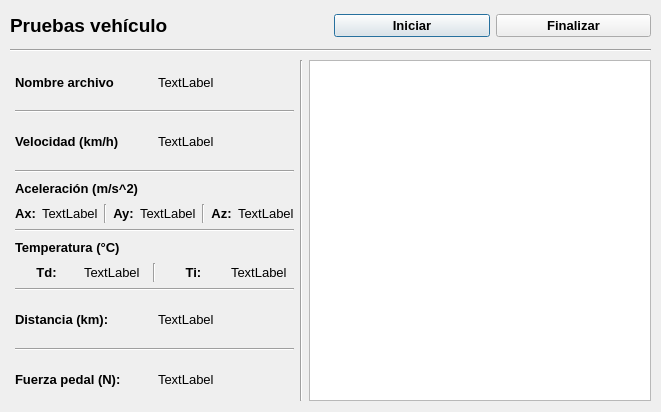
<?xml version="1.0" encoding="UTF-8"?>
<ui version="4.0">
 <class>PruebasPVE</class>
 <widget class="QDialog" name="PruebasPVE">
  <property name="geometry">
   <rect>
    <x>0</x>
    <y>0</y>
    <width>661</width>
    <height>412</height>
   </rect>
  </property>
  <property name="font">
   <font>
    <kerning>true</kerning>
   </font>
  </property>
  <property name="windowTitle">
   <string>Dialog</string>
  </property>
  <property name="sizeGripEnabled">
   <bool>false</bool>
  </property>
  <widget class="QWidget" name="horizontalLayoutWidget">
   <property name="geometry">
    <rect>
     <x>10</x>
     <y>60</y>
     <width>641</width>
     <height>341</height>
    </rect>
   </property>
   <layout class="QHBoxLayout" name="horizontalLayout">
    <item>
     <spacer name="horizontalSpacer">
      <property name="orientation">
       <enum>Qt::Horizontal</enum>
      </property>
      <property name="sizeType">
       <enum>QSizePolicy::Fixed</enum>
      </property>
      <property name="sizeHint" stdset="0">
       <size>
        <width>5</width>
        <height>20</height>
       </size>
      </property>
     </spacer>
    </item>
    <item>
     <layout class="QVBoxLayout" name="verticalLayout_2">
      <item>
       <layout class="QHBoxLayout" name="horizontalLayout_2">
        <item>
         <widget class="QLabel" name="label_2">
          <property name="font">
           <font>
            <pointsize>10</pointsize>
            <weight>75</weight>
            <bold>true</bold>
            <kerning>true</kerning>
           </font>
          </property>
          <property name="text">
           <string>Nombre archivo</string>
          </property>
         </widget>
        </item>
        <item>
         <widget class="QLabel" name="label">
          <property name="font">
           <font>
            <pointsize>10</pointsize>
            <kerning>true</kerning>
           </font>
          </property>
          <property name="text">
           <string>TextLabel</string>
          </property>
         </widget>
        </item>
       </layout>
      </item>
      <item>
       <widget class="Line" name="line_3">
        <property name="orientation">
         <enum>Qt::Horizontal</enum>
        </property>
       </widget>
      </item>
      <item>
       <layout class="QHBoxLayout" name="horizontalLayout_4">
        <item>
         <widget class="QLabel" name="label_3">
          <property name="font">
           <font>
            <pointsize>10</pointsize>
            <weight>75</weight>
            <bold>true</bold>
            <kerning>true</kerning>
           </font>
          </property>
          <property name="text">
           <string>Velocidad (km/h)</string>
          </property>
         </widget>
        </item>
        <item>
         <widget class="QLabel" name="label_4">
          <property name="font">
           <font>
            <pointsize>10</pointsize>
            <kerning>true</kerning>
           </font>
          </property>
          <property name="text">
           <string>TextLabel</string>
          </property>
         </widget>
        </item>
       </layout>
      </item>
      <item>
       <widget class="Line" name="line_4">
        <property name="orientation">
         <enum>Qt::Horizontal</enum>
        </property>
       </widget>
      </item>
      <item>
       <layout class="QVBoxLayout" name="verticalLayout_3">
        <item>
         <layout class="QHBoxLayout" name="horizontalLayout_7">
          <item>
           <widget class="QLabel" name="label_8">
            <property name="font">
             <font>
              <pointsize>10</pointsize>
              <weight>75</weight>
              <bold>true</bold>
              <kerning>true</kerning>
             </font>
            </property>
            <property name="text">
             <string>Aceleración (m/s^2)</string>
            </property>
           </widget>
          </item>
         </layout>
        </item>
        <item>
         <layout class="QHBoxLayout" name="horizontalLayout_9">
          <item>
           <widget class="QLabel" name="label_11">
            <property name="font">
             <font>
              <pointsize>10</pointsize>
              <weight>75</weight>
              <bold>true</bold>
              <kerning>true</kerning>
             </font>
            </property>
            <property name="text">
             <string>Ax:</string>
            </property>
            <property name="alignment">
             <set>Qt::AlignCenter</set>
            </property>
           </widget>
          </item>
          <item>
           <widget class="QLabel" name="label_10">
            <property name="font">
             <font>
              <pointsize>10</pointsize>
              <kerning>true</kerning>
             </font>
            </property>
            <property name="text">
             <string>TextLabel</string>
            </property>
           </widget>
          </item>
          <item>
           <widget class="Line" name="line_8">
            <property name="orientation">
             <enum>Qt::Vertical</enum>
            </property>
           </widget>
          </item>
          <item>
           <widget class="QLabel" name="label_9">
            <property name="font">
             <font>
              <pointsize>10</pointsize>
              <weight>75</weight>
              <bold>true</bold>
              <kerning>true</kerning>
             </font>
            </property>
            <property name="text">
             <string>Ay:</string>
            </property>
            <property name="alignment">
             <set>Qt::AlignCenter</set>
            </property>
           </widget>
          </item>
          <item>
           <widget class="QLabel" name="label_13">
            <property name="font">
             <font>
              <pointsize>10</pointsize>
              <kerning>true</kerning>
             </font>
            </property>
            <property name="text">
             <string>TextLabel</string>
            </property>
           </widget>
          </item>
          <item>
           <widget class="Line" name="line_9">
            <property name="orientation">
             <enum>Qt::Vertical</enum>
            </property>
           </widget>
          </item>
          <item>
           <widget class="QLabel" name="label_12">
            <property name="font">
             <font>
              <pointsize>10</pointsize>
              <weight>75</weight>
              <bold>true</bold>
              <kerning>true</kerning>
             </font>
            </property>
            <property name="text">
             <string>Az:</string>
            </property>
            <property name="alignment">
             <set>Qt::AlignCenter</set>
            </property>
           </widget>
          </item>
          <item>
           <widget class="QLabel" name="label_14">
            <property name="font">
             <font>
              <pointsize>10</pointsize>
              <weight>50</weight>
              <bold>false</bold>
              <kerning>true</kerning>
             </font>
            </property>
            <property name="text">
             <string>TextLabel</string>
            </property>
           </widget>
          </item>
         </layout>
        </item>
       </layout>
      </item>
      <item>
       <widget class="Line" name="line_5">
        <property name="orientation">
         <enum>Qt::Horizontal</enum>
        </property>
       </widget>
      </item>
      <item>
       <layout class="QVBoxLayout" name="verticalLayout_4">
        <item>
         <layout class="QHBoxLayout" name="horizontalLayout_10">
          <item>
           <widget class="QLabel" name="label_15">
            <property name="font">
             <font>
              <pointsize>10</pointsize>
              <weight>75</weight>
              <bold>true</bold>
              <kerning>true</kerning>
             </font>
            </property>
            <property name="text">
             <string>Temperatura (°C)</string>
            </property>
           </widget>
          </item>
         </layout>
        </item>
        <item>
         <layout class="QHBoxLayout" name="horizontalLayout_12">
          <item>
           <widget class="QLabel" name="label_16">
            <property name="font">
             <font>
              <pointsize>10</pointsize>
              <weight>75</weight>
              <bold>true</bold>
              <kerning>true</kerning>
             </font>
            </property>
            <property name="text">
             <string>Td:</string>
            </property>
            <property name="alignment">
             <set>Qt::AlignCenter</set>
            </property>
           </widget>
          </item>
          <item>
           <widget class="QLabel" name="label_17">
            <property name="font">
             <font>
              <pointsize>10</pointsize>
              <kerning>true</kerning>
             </font>
            </property>
            <property name="text">
             <string>TextLabel</string>
            </property>
           </widget>
          </item>
          <item>
           <widget class="Line" name="line_10">
            <property name="orientation">
             <enum>Qt::Vertical</enum>
            </property>
           </widget>
          </item>
          <item>
           <widget class="QLabel" name="label_18">
            <property name="font">
             <font>
              <pointsize>10</pointsize>
              <weight>75</weight>
              <bold>true</bold>
              <kerning>true</kerning>
             </font>
            </property>
            <property name="text">
             <string>Ti:</string>
            </property>
            <property name="alignment">
             <set>Qt::AlignCenter</set>
            </property>
           </widget>
          </item>
          <item>
           <widget class="QLabel" name="label_19">
            <property name="font">
             <font>
              <pointsize>10</pointsize>
              <kerning>true</kerning>
             </font>
            </property>
            <property name="text">
             <string>TextLabel</string>
            </property>
           </widget>
          </item>
         </layout>
        </item>
       </layout>
      </item>
      <item>
       <widget class="Line" name="line_6">
        <property name="orientation">
         <enum>Qt::Horizontal</enum>
        </property>
       </widget>
      </item>
      <item>
       <layout class="QHBoxLayout" name="horizontalLayout_16">
        <item>
         <widget class="QLabel" name="label_24">
          <property name="font">
           <font>
            <pointsize>10</pointsize>
            <weight>75</weight>
            <bold>true</bold>
            <kerning>true</kerning>
           </font>
          </property>
          <property name="text">
           <string>Distancia (km):</string>
          </property>
         </widget>
        </item>
        <item>
         <widget class="QLabel" name="label_25">
          <property name="font">
           <font>
            <pointsize>10</pointsize>
            <kerning>true</kerning>
           </font>
          </property>
          <property name="text">
           <string>TextLabel</string>
          </property>
         </widget>
        </item>
       </layout>
      </item>
      <item>
       <widget class="Line" name="line_7">
        <property name="orientation">
         <enum>Qt::Horizontal</enum>
        </property>
       </widget>
      </item>
      <item>
       <layout class="QHBoxLayout" name="horizontalLayout_14">
        <item>
         <widget class="QLabel" name="label_20">
          <property name="font">
           <font>
            <pointsize>10</pointsize>
            <weight>75</weight>
            <bold>true</bold>
            <kerning>true</kerning>
           </font>
          </property>
          <property name="text">
           <string>Fuerza pedal (N):</string>
          </property>
         </widget>
        </item>
        <item>
         <widget class="QLabel" name="label_21">
          <property name="font">
           <font>
            <pointsize>10</pointsize>
            <kerning>true</kerning>
           </font>
          </property>
          <property name="text">
           <string>TextLabel</string>
          </property>
         </widget>
        </item>
       </layout>
      </item>
     </layout>
    </item>
    <item>
     <widget class="Line" name="line">
      <property name="orientation">
       <enum>Qt::Vertical</enum>
      </property>
     </widget>
    </item>
    <item>
     <layout class="QVBoxLayout" name="verticalLayout">
      <item>
       <widget class="QGraphicsView" name="graphicsView"/>
      </item>
     </layout>
    </item>
   </layout>
  </widget>
  <widget class="QWidget" name="horizontalLayoutWidget_4">
   <property name="geometry">
    <rect>
     <x>10</x>
     <y>10</y>
     <width>641</width>
     <height>31</height>
    </rect>
   </property>
   <layout class="QHBoxLayout" name="horizontalLayout_5">
    <item>
     <widget class="QLabel" name="label_5">
      <property name="font">
       <font>
        <pointsize>14</pointsize>
        <weight>75</weight>
        <bold>true</bold>
        <kerning>true</kerning>
       </font>
      </property>
      <property name="text">
       <string>Pruebas vehículo</string>
      </property>
     </widget>
    </item>
    <item>
     <layout class="QHBoxLayout" name="horizontalLayout_13">
      <item>
       <widget class="QPushButton" name="pushButton">
        <property name="enabled">
         <bool>true</bool>
        </property>
        <property name="font">
         <font>
          <pointsize>10</pointsize>
          <weight>75</weight>
          <bold>true</bold>
          <kerning>true</kerning>
         </font>
        </property>
        <property name="text">
         <string>Iniciar</string>
        </property>
       </widget>
      </item>
      <item>
       <widget class="QPushButton" name="pushButton_2">
        <property name="enabled">
         <bool>true</bool>
        </property>
        <property name="font">
         <font>
          <pointsize>10</pointsize>
          <weight>75</weight>
          <bold>true</bold>
          <kerning>true</kerning>
         </font>
        </property>
        <property name="text">
         <string>Finalizar</string>
        </property>
       </widget>
      </item>
     </layout>
    </item>
   </layout>
  </widget>
  <widget class="Line" name="line_2">
   <property name="geometry">
    <rect>
     <x>10</x>
     <y>40</y>
     <width>641</width>
     <height>20</height>
    </rect>
   </property>
   <property name="orientation">
    <enum>Qt::Horizontal</enum>
   </property>
  </widget>
 </widget>
 <resources/>
 <connections/>
</ui>
